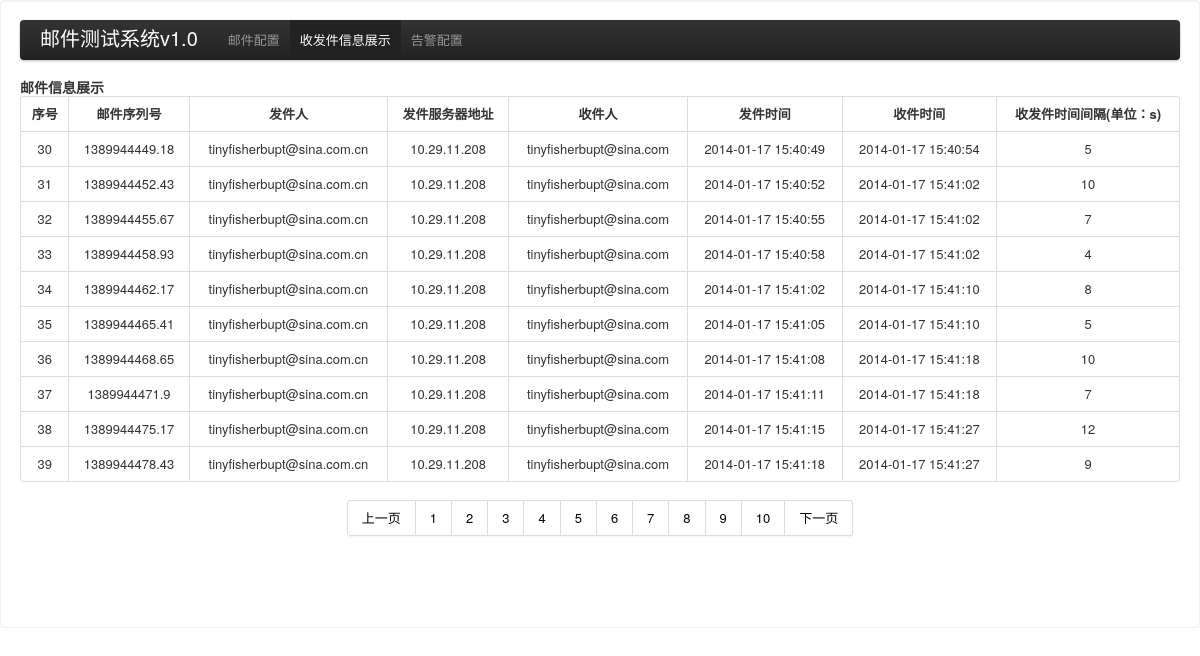
The page /mailtest/show.php?page=4 on the database its author committed.
### tables this page shows
CREATE TABLE `mailtest` (
  `id` int(11) DEFAULT NULL,
  `seq` varchar(50) NOT NULL DEFAULT '',
  `senduser` varchar(50) DEFAULT NULL,
  `recuser` varchar(50) DEFAULT NULL,
  `sendserver` varchar(20) NOT NULL,
  `sendtime` datetime NOT NULL,
  `rectime` datetime NOT NULL,
  `timespace` int(11) NOT NULL,
  `warn` tinyint(1) NOT NULL,
  PRIMARY KEY (`seq`)
);

### mailtest/show.php (the view, shortened to what this page needs)
<!DOCTYPE html>
<html lang="en">
<head>
     <link href="./bootstrap/css/bootstrap.css" rel="stylesheet">
</head>
<body>
<div class="well">
<div class="navbar">
 <div class="navbar-inner">
   <div class="container">
        <a class="brand" href="#"> 邮件测试系统v1.0 </a>
		<ul class="nav">
        <li >
        <a href="index.php">邮件配置</a>
        </li>
        <li class="active"><a href="show.php">收发件信息展示</a></li>
        <li><a href="warn.php">告警配置</a></li>
        </ul>
   </div>
  </div>
</div>
	<div>
		<div>
		<h4>邮件信息展示</h4>
		</div>
		<table class="table table-bordered">
			<tr>
			<th>序号</th>
			<th>邮件序列号</th>
			<th>发件人</th>
			<th>发件服务器地址</th>
			<th>收件人</th>
			<th>发件时间</th>
			<th>收件时间</th>
			<th>收发件时间间隔(单位：s)</th>
			</tr>
			<?php
			$perNumber=10;
			$page=$_GET['page'];
			$count=mysql_query("select count(*) from mailtest");
			$rs=mysql_fetch_array($count);
			$totalNumber=$rs[0];
			$totalPage=ceil($totalNumber/$perNumber);
			$startCount=($page-1)*$perNumber;
			$result=mysql_query("select * from mailtest limit $startCount,$perNumber");
			while ($row=mysql_fetch_array($result)) {
				  echo "<tr>";
				  echo "<td>" . $row['id'] . "</td>";
				  echo "<td>" . $row['seq'] . "</td>";
				  echo "<td>" . $row['senduser'] . "</td>";
				  echo "<td>" . $row['sendserver'] . "</td>";
				  echo "<td>" . $row['recuser'] . "</td>";
				  echo "<td>" . $row['sendtime'] . "</td>";
				  echo "<td>" . $row['rectime'] . "</td>";
				  echo "<td>" . $row['timespace'] . "</td>";
				  echo "</tr>";
			}
		?>
		</table>
	</div>
	<div class="pagination" align="center">
	<ul>
		<?php
			if ($page != 1) {
			?>
			    <li><a href="show.php?page=<?php echo $page - 1;?>">上一页</a></li>
			<?php
			}
			for ($i=1;$i<=$totalPage;$i++) {
			?>
				<li id="<?php echo $i ?>" ><a href="show.php?page=<?php echo $i;?>"><?php echo $i ;?></a></li>
			<?php
			}
			if ($page<$totalPage) {
			?>
		    	<li><a href="show.php?page=<?php echo $page + 1;?>">下一页</a></li>
			</ul>
			</div>
			<?php
			}
			?>
	<br>
	<br>
	<br>
</div>
</body>

### rows shown on the page
mailtest: id "30", seq "1389944449.18", senduser "tinyfisherbupt@sina.com.cn", sendserver "10.29.11.208", recuser "tinyfisherbupt@sina.com", sendtime "2014-01-17 15:40:49", rectime "2014-01-17 15:40:54", timespace "5"
mailtest: id "31", seq "1389944452.43", senduser "tinyfisherbupt@sina.com.cn", sendserver "10.29.11.208", recuser "tinyfisherbupt@sina.com", sendtime "2014-01-17 15:40:52", rectime "2014-01-17 15:41:02", timespace "10"
mailtest: id "32", seq "1389944455.67", senduser "tinyfisherbupt@sina.com.cn", sendserver "10.29.11.208", recuser "tinyfisherbupt@sina.com", sendtime "2014-01-17 15:40:55", rectime "2014-01-17 15:41:02", timespace "7"
mailtest: id "33", seq "1389944458.93", senduser "tinyfisherbupt@sina.com.cn", sendserver "10.29.11.208", recuser "tinyfisherbupt@sina.com", sendtime "2014-01-17 15:40:58", rectime "2014-01-17 15:41:02", timespace "4"
mailtest: id "34", seq "1389944462.17", senduser "tinyfisherbupt@sina.com.cn", sendserver "10.29.11.208", recuser "tinyfisherbupt@sina.com", sendtime "2014-01-17 15:41:02", rectime "2014-01-17 15:41:10", timespace "8"
mailtest: id "35", seq "1389944465.41", senduser "tinyfisherbupt@sina.com.cn", sendserver "10.29.11.208", recuser "tinyfisherbupt@sina.com", sendtime "2014-01-17 15:41:05", rectime "2014-01-17 15:41:10", timespace "5"
mailtest: id "36", seq "1389944468.65", senduser "tinyfisherbupt@sina.com.cn", sendserver "10.29.11.208", recuser "tinyfisherbupt@sina.com", sendtime "2014-01-17 15:41:08", rectime "2014-01-17 15:41:18", timespace "10"
mailtest: id "37", seq "1389944471.9", senduser "tinyfisherbupt@sina.com.cn", sendserver "10.29.11.208", recuser "tinyfisherbupt@sina.com", sendtime "2014-01-17 15:41:11", rectime "2014-01-17 15:41:18", timespace "7"
mailtest: id "38", seq "1389944475.17", senduser "tinyfisherbupt@sina.com.cn", sendserver "10.29.11.208", recuser "tinyfisherbupt@sina.com", sendtime "2014-01-17 15:41:15", rectime "2014-01-17 15:41:27", timespace "12"
mailtest: id "39", seq "1389944478.43", senduser "tinyfisherbupt@sina.com.cn", sendserver "10.29.11.208", recuser "tinyfisherbupt@sina.com", sendtime "2014-01-17 15:41:18", rectime "2014-01-17 15:41:27", timespace "9"
